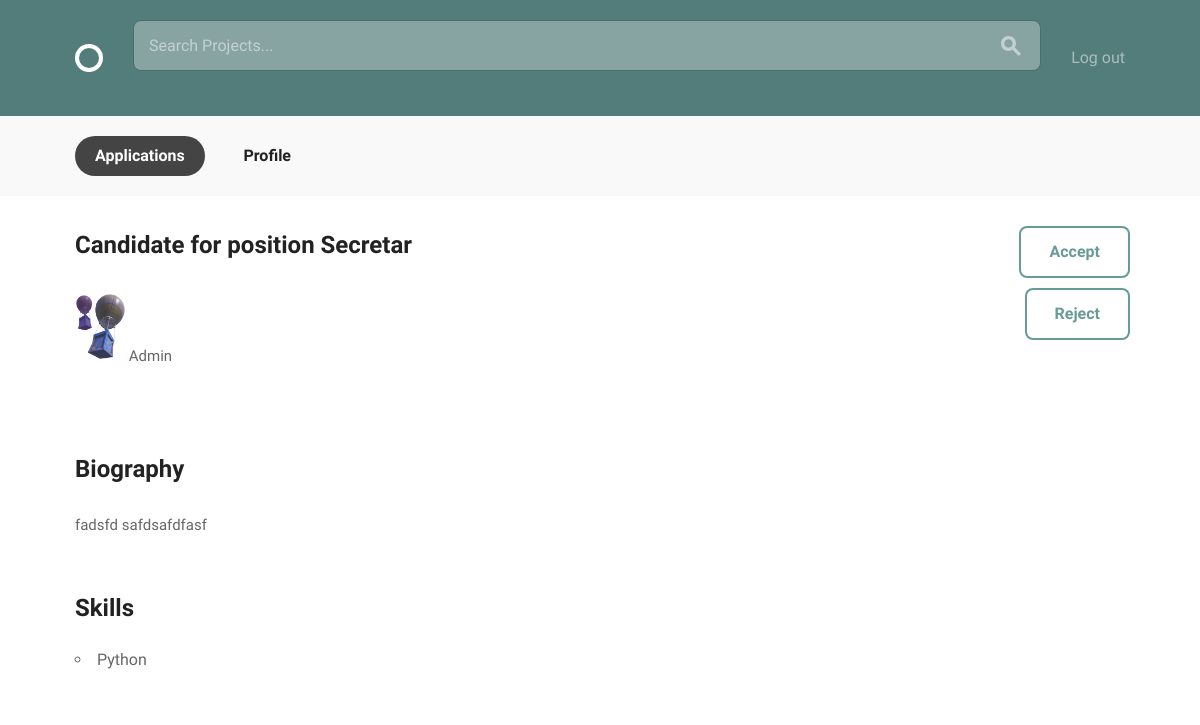
The page /projects/applications/1 (signed in) on the database as committed earlier.
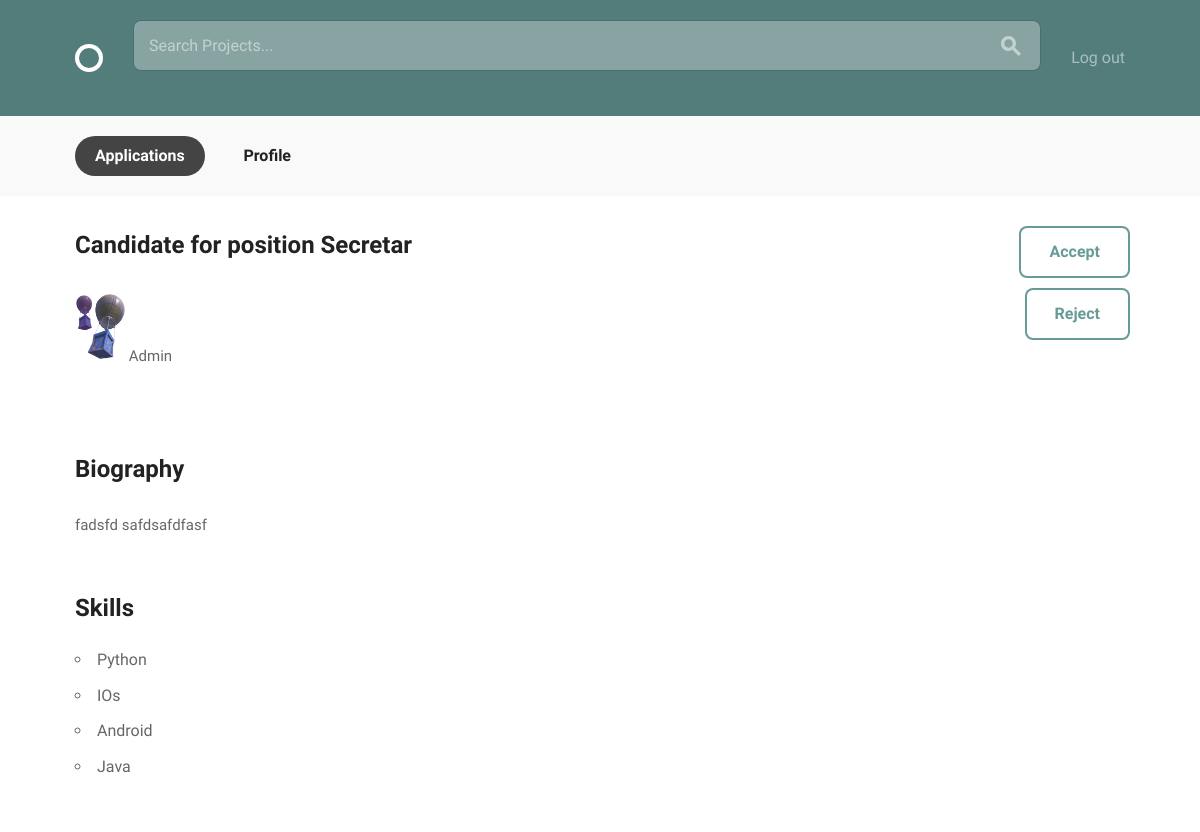
The same page on the database as committed later.
### projects/models.py (models this page shows, shortened)
class Application(models.Model):
    position = models.ForeignKey(Position, related_name='applications')
    candidate = models.ForeignKey(settings.AUTH_USER_MODEL, related_name='applications')
    status = models.CharField(max_length=30, default='processing')

class Position(models.Model):
    position_title = models.CharField(max_length=40)
    skill = models.ForeignKey(Skill, related_name='positions')
    description = models.TextField(default='')
    project = models.ForeignKey(Project, related_name='positions')
    filled = models.BooleanField(default=False)

### accounts/models.py (models this page shows, shortened)
class User(AbstractBaseUser, PermissionsMixin):
    email = models.EmailField(unique=True)
    username = models.CharField(max_length=40, unique=True, null=True)
    display_name = models.CharField(max_length=140)
    bio = models.TextField(max_length=140, blank=True, default="")
    avatar = models.ImageField(upload_to='avatar_pics', blank=True, null=True)
    date_joined = models.DateTimeField(default=timezone.now)
    is_active = models.BooleanField(default=True)
    is_staff = models.BooleanField(default=False)
    objects = UserManager()
    USERNAME_FIELD = "email"
    REQUIRED_FIELDS = ["display_name", "username"]

class UserSkill(models.Model):
    skill = models.ForeignKey(Skill,
                              on_delete=models.CASCADE,
                              related_name='user_skill_rel')
    user = models.ForeignKey(User,
                             related_name='user_skill_rel')

class Skill(models.Model):
    name = models.CharField(max_length=40)
    def __str__(self):
        return self.name

### projects/views.py (the view)
class ApplicationsDetailView(LoginRequiredMixin, SelectRelatedMixin, generic.DetailView):
    model = models.Application
    select_related = ["candidate"]

### projects/templates/projects/application_detail.html
{% extends "layout.html" %}
{% load static %}
{% block body_content %}
    <div class="bounds circle--page">
        <div class="circle--page--header circle--fluid">
            <div class="circle--fluid--cell circle--fluid--primary">
                <h2>Candidate for position {{ application.position.position_title }}</h2>
                <div class="circle--secondary--module">
                    <div style="padding-top: 30px">
                        <img src="{% static '/media/' %}{{ user.avatar }}" alt="my image" width="50px"/>
                        <span>{{ application.candidate.display_name }}</span>
                    </div>
                </div>
            </div>
            <div class="circle--fluid-w-cell circle--fluid--secondary">
                <a class="button icon-on-left"
                   href="{% url 'projects:application_decision' pk=application.pk decision='Accepted' %}">
                    Accept
                </a>
                <a class="button icon-on-left"
                   href="{% url 'projects:application_decision' pk=application.pk decision='Rejected' %}">
                    Reject
                </a>
            </div>
        </div>
        <div class="grid-70">
            <div class="circle--article--body">
                <h2>Biography</h2>
                {% if application.candidate.bio %}
                    {{ user.bio }}
                {% else %}
                    No bio yet
                {% endif %}
            </div>
            <h2>Skills</h2>
            <ul>
                {% for skill_user in application.candidate.user_skill_rel.all %}
                    <li>{{ skill_user.skill }}</li>
                {% endfor %}
            </ul>
        </div>
    </div>
{% endblock %}

### templates/layout.html (shortened to what this page needs)
<!DOCTYPE html>
{% load static from staticfiles %}
<html lang="en">
<head>
    <link rel="stylesheet" href="{% static 'css/global.css' %}">
</head>
<body>
<header class="circle--header">
    <div class="bounds">
        <div class="circle--fluid">
            <div class="circle--fluid--cell">
                <h1 class="hide-text circle--logo"><a class="logo" href="{% url 'home' %}">Circle</a></h1>
            </div>
            <div class="circle--fluid--cell circle--fluid--primary">
                <section class="circle--search">
                    <form action="{% url 'projects:all' %}" method="GET">
                        <input type="search" name="q" placeholder="Search Projects..."/>
                        <button type="submit">
                        </button>
                    </form>
                </section>
            </div>
            <div class="circle--fluid--cell circle--fluid--secondary">
                <nav>
                    <ul class="circle--inline">
                        {% if user.is_authenticated %}
                            <li><a href="{% url 'accounts:logout' %}" class="btn btn-simple">Log out</a></li>
                        {% else %}
                            <li><a href="{% url 'login' %}" class="btn btn-simple">Log in</a></li>
                            <li><a href="{% url 'accounts:signup' %}" class="btn btn-simple">Sign up</a></li>
                        {% endif %}
                    </ul>
                </nav>
            </div>
        </div>
    </div>
</header>
{% if user.is_authenticated %}
    <div class="circle--actions--bar">
        <nav class="bounds">
            <ul class="circle--pill--list">
                <li>
                    <a class="{% if '/projects/applications/' in request.path %} selected {% endif %}"
                       href="{% url 'projects:applications' %}">
                        Applications
                    </a>
                </li>
                <li>
                    <a class="{% if '/accounts/profile/' in request.path %} selected {% endif %}"
                       href="{% url 'accounts:profile' pk=user.pk %}">
                        Profile
                    </a>
                </li>
            </ul>
        </nav>
    </div>
{% endif %}
{% block body_content %}{% endblock %}
</body>
</html>

Rows that differ between the two databases and show on the page:
added UserSkill: skill "IOs"
added UserSkill: skill "Android"
added UserSkill: skill "Java"
